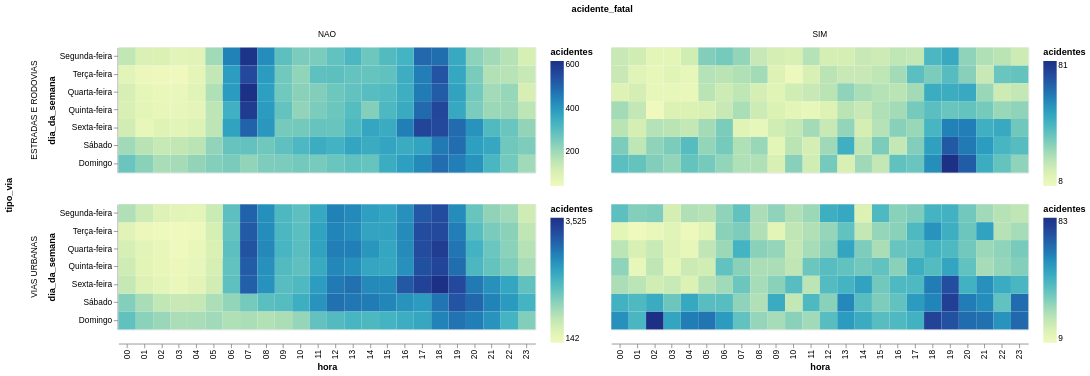

Notebook code cell kept with this figure:
### Code cell
sinistros.filter(pl.col('tipo_via') != 'NAO DISPONIVEL') \
    .filter(pl.col('hora').is_not_null()) \
    .group_by('dia_da_semana', 'hora', 'tipo_via', 'acidente_fatal').agg(pl.len().alias('acidentes')) \
    .with_columns(pl.col('hora').cast(pl.String).str.zfill(2)) \
    .plot.rect(x='hora', color='acidentes', y=alt.Y(**get_col_order('dia_da_semana')), row='tipo_via', column=alt.Column(**get_col_order('acidente_fatal'))) \
    .properties(height=150, width=500) \
    .resolve_scale(color='independent')

### Figure 1 — Vega-Lite specification as saved in the notebook (floating-point values rounded to 4 significant figures; data arrays with more than 128 entries replaced by an {"elided": "..."} marker saying what was removed)
{"config": {"view": {"continuousWidth": 300, "continuousHeight": 300}}, "data": {"name": "data-dca45cf12e171e868739896ee876c00f"}, "mark": {"type": "rect", "tooltip": true}, "encoding": {"color": {"field": "acidentes", "type": "quantitative"}, "column": {"field": "acidente_fatal", "sort": ["NAO", "SIM"]}, "row": {"field": "tipo_via", "type": "nominal"}, "x": {"field": "hora", "type": "nominal"}, "y": {"field": "dia_da_semana", "sort": ["Segunda-feira", "Terça-feira", "Quarta-feira", "Quinta-feira", "Sexta-feira", "Sábado", "Domingo"]}}, "height": 150, "params": [{"name": "param_1e9efca18e7a2868", "select": {"type": "interval", "encodings": ["x", "y"]}, "bind": "scales"}], "resolve": {"scale": {"color": "independent"}}, "width": 500, "$schema": "https://vega.github.io/schema/vega-lite/v6.4.1.json", "datasets": {"data-dca45cf12e171e868739896ee876c00f": {"elided": "672 records"}}}
